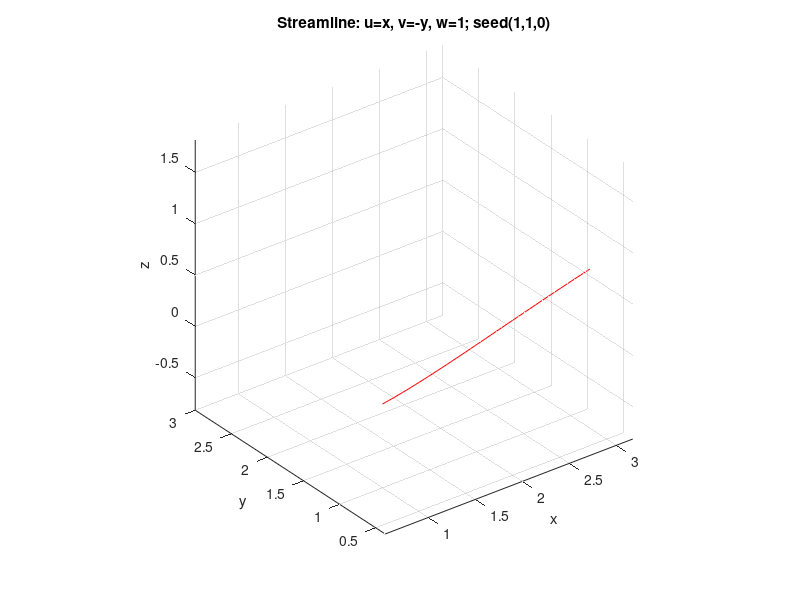
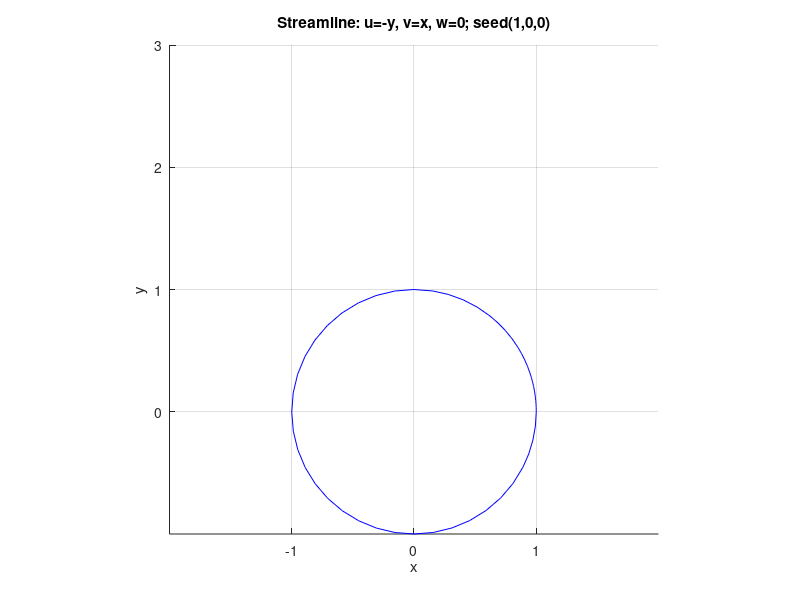

The MATLAB source for these figures, in order: (Note: this script raises an error after producing the figures.)
clc; clear; close all;
seed1 = [1; 1; 0];
rhs1 = @(t, p) [p(1); -p(2); 1]; %This defines the relation (function) that ode45 will take. 
%ode45 always calls this function with the parameter first and the position second. The flow is steady, so t is not used.
disp(rhs1(0, seed1)); %This should return 1 -1 1 (i.e velocity at seed point), in a single column
[T1, P1] = ode45(rhs1, [0 1], seed1);  %This numerically solves for P, with the parameter t going forward (i.e from 0 to 1)
[Tb, Pb] = ode45(rhs1, [0 -1], seed1); %This numerically solves for P, with the parameter t going backwards (i.e from 0 to -1)
Pall = [flipud(Pb); P1]; %This line joins the two curves (forward and backward), so as to allow us do the residual test to both curves at once

%T holds the parameter value at each row of P
%P returns a matrix with each row defining a point (x,y,z), and each column of P is one coordinate

%second test flow: Part 2 cannot solve this flow, because w = 0 makes the ratio dz/w divide by zero.
seed2 = [1; 0; 0];
rhs2 = @(t, p) [-p(2); p(1); 0];
[T2, P2] = ode45(rhs2, [0 2*pi], seed2);

%plots
figure%The first test flow, which is the same flow used in part 1 and 2
plot3(P1(:,1), P1(:,2), P1(:,3), 'r', linewidth = 3);
%This takes the first column of P as x, second as y and third as z and plot each x with its corresponding y and z value
axis equal; grid on
xlabel('x'); ylabel('y'); zlabel('z');
title('Streamline: u=x, v=-y, w=1; seed(1,1,0)');
view(3);
saveas(gcf, 'streamline_using_ode45_flow1.png');
figure%The second test flow, which is the one that breaks part 2 (division by zero)
plot3(P2(:,1), P2(:,2), P2(:,3), 'b', linewidth = 3);
axis equal; grid on
xlabel('x'); ylabel('y'); zlabel('z');
title('Streamline: u=-y, v=x, w=0; seed(1,0,0)');
view(2);
saveas(gcf, 'streamline_using_ode45_flow2.png');

%Overlay
figure%The overlay of the streamline obtained by ode45 onto Part 2 sketch
%The next six lines sketch the two intersecting stream surfaces in Part 2
F1 = @(x, y, z) x.*y -1;    %Stream surface xy = 1
F2 = @(x, y, z) z - log(x); %Stream surface z - ln x = 0
domain = [0.2 3  0.2 5.2  -2 2]; %This is the domain used in part 2
fimplicit3(F1, domain, FaceAlpha = 0.5, FaceColor = 'b', EdgeColor = 'none');
hold on
fimplicit3(F2, domain, FaceAlpha = 0.5, FaceColor = 'g', EdgeColor = 'none');
%The next two lines overlay the streamline obtained in Part 3, onto the graph of the stream surfaces of Part 2
plot3(P1(:, 1), P1(:, 2), P1(:, 3), 'r', linewidth = 3); %The curve obtained starts at t = 0 and terminates at t = 1
plot3(Pb(:, 1), Pb(:, 2), Pb(:, 3), 'r', linewidth = 3); %The curve obtained starts at t = 0 and terminates at t = -1
hold off
xlabel('x'); ylabel('y'); zlabel('z');
title('Overlay of Part 2 and Part 3');
legend('Surface xy = 1', 'Surface z - ln x = 0', 'Streamline using ode45');
saveas(gcf, 'overlay_part2_part3.png');

%Residual test on flow 1(forward and backward curve), against the Part 2 stream surfaces
x = Pall(:,1); y = Pall(:,2); z = Pall(:,3);
residual1 = max(abs(x.*y - 1));
residual2 = max(abs(z - log(x)));
format long
disp(residual1); disp(residual2)
format short
